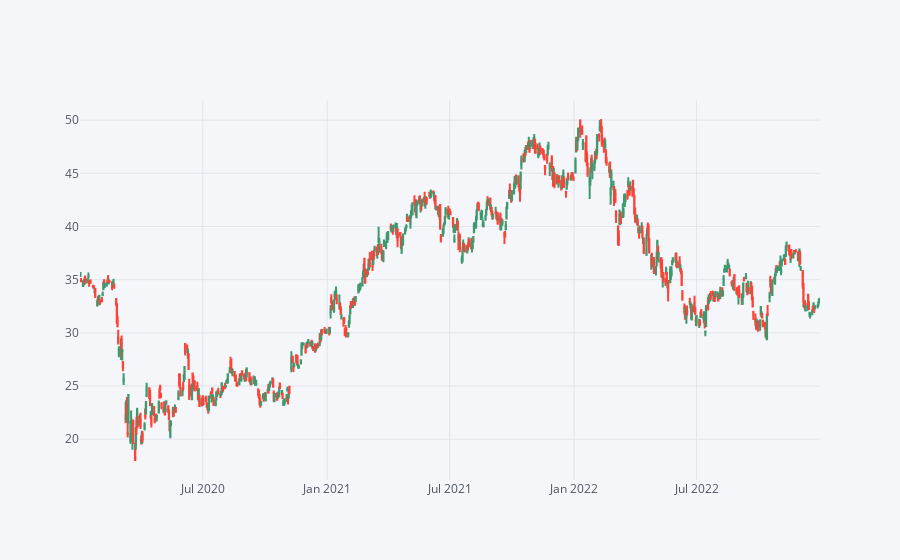

This figure's notebook cell:
### Markdown cell above
**Creating a candle plot of Bank of America's stock from Jan 1st 2020 to Jan 1st 2023** (rerun if you're seeing blanks)

### Code cell
bac15 = BAC[["Open", "High", "Low", "Close"]]["2020-01-01":"2023-01-01"]
bac15.iplot(kind = "candle")

### Figure 1 — Plotly figure (JSON) as saved in the notebook; plotly's stock layout.template omitted (floating-point values rounded to 4 significant figures; data arrays with more than 128 entries replaced by an {"elided": "..."} marker saying what was removed)
{"data": [{"close": {"elided": "756 float values"}, "high": {"elided": "756 float values"}, "low": {"elided": "756 float values"}, "open": {"elided": "756 float values"}, "showlegend": false, "type": "candlestick", "x": {"elided": "756 str values"}, "yaxis": "y2"}], "layout": {"legend": {"bgcolor": "#F5F6F9", "font": {"color": "#4D5663"}}, "paper_bgcolor": "#F5F6F9", "plot_bgcolor": "#F5F6F9", "title": {"font": {"color": "#4D5663"}}, "xaxis": {"gridcolor": "#E1E5ED", "rangeslider": {"visible": false}, "showgrid": true, "tickfont": {"color": "#4D5663"}, "title": {"font": {"color": "#4D5663"}, "text": ""}, "zerolinecolor": "#E1E5ED"}, "yaxis": {"gridcolor": "#E1E5ED", "showgrid": true, "showticklabels": false, "tickfont": {"color": "#4D5663"}, "title": {"font": {"color": "#4D5663"}, "text": ""}, "zerolinecolor": "#E1E5ED"}, "yaxis2": {"gridcolor": "#E1E5ED", "showgrid": true, "tickfont": {"color": "#4D5663"}, "title": {"font": {"color": "#4D5663"}, "text": ""}, "zerolinecolor": "#E1E5ED"}}}
